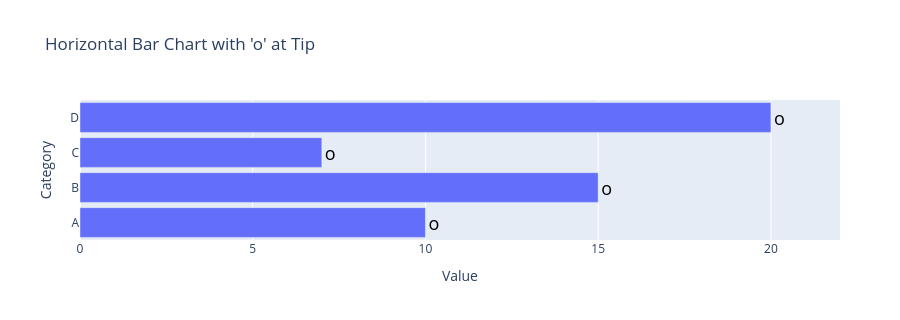

Write notebook code for a chart like this one.
### Code cell
# %%
import pandas as pd
import plotly.express as px

# %%
# Create a DataFrame (instead of a dict)
df = pd.DataFrame({
    "Category": ["A", "B", "C", "D"],
    "Value": [10, 15, 7, 20]
})

# %%
# Horizontal bar chart with 'o' as outside text
fig = px.bar(
    df,
    x="Value",
    y="Category",
    orientation="h",
    title="Horizontal Bar Chart with 'o' at Tip",
    text=["o"] * len(df)  # one 'o' per row
)

# Thickness controls (optional)
bar_px = 50
top_bottom_margin = 120
fig.update_layout(
    height=top_bottom_margin + bar_px * len(df),
    bargap=0.15,
    margin=dict(r=60)  # avoid clipping the outside text
)

# Place the 'o' just beyond the bar tip
fig.update_traces(
    textposition="outside",
    textfont=dict(size=18, color="black")
)

# Ensure space on the right for the outside text
max_val = df["Value"].max()
fig.update_xaxes(range=[0, max_val * 1.10])

fig.show()

### Figure 1 — Plotly figure (JSON) as saved in the notebook; plotly's stock layout.template omitted (floating-point values rounded to 4 significant figures)
{"data": [{"hovertemplate": "Value=%{x}<br>Category=%{y}<br>text=%{text}<extra></extra>", "legendgroup": "", "marker": {"color": "#636efa", "pattern": {"shape": ""}}, "name": "", "orientation": "h", "showlegend": false, "text": ["o", "o", "o", "o"], "textfont": {"color": "black", "size": 18}, "textposition": "outside", "type": "bar", "x": [10, 15, 7, 20], "xaxis": "x", "y": ["A", "B", "C", "D"], "yaxis": "y"}], "layout": {"bargap": 0.15, "barmode": "relative", "height": 320, "legend": {"tracegroupgap": 0}, "margin": {"r": 60}, "title": {"text": "Horizontal Bar Chart with 'o' at Tip"}, "xaxis": {"anchor": "y", "domain": [0, 1], "range": [0, 22], "title": {"text": "Value"}}, "yaxis": {"anchor": "x", "domain": [0, 1], "title": {"text": "Category"}}}}
